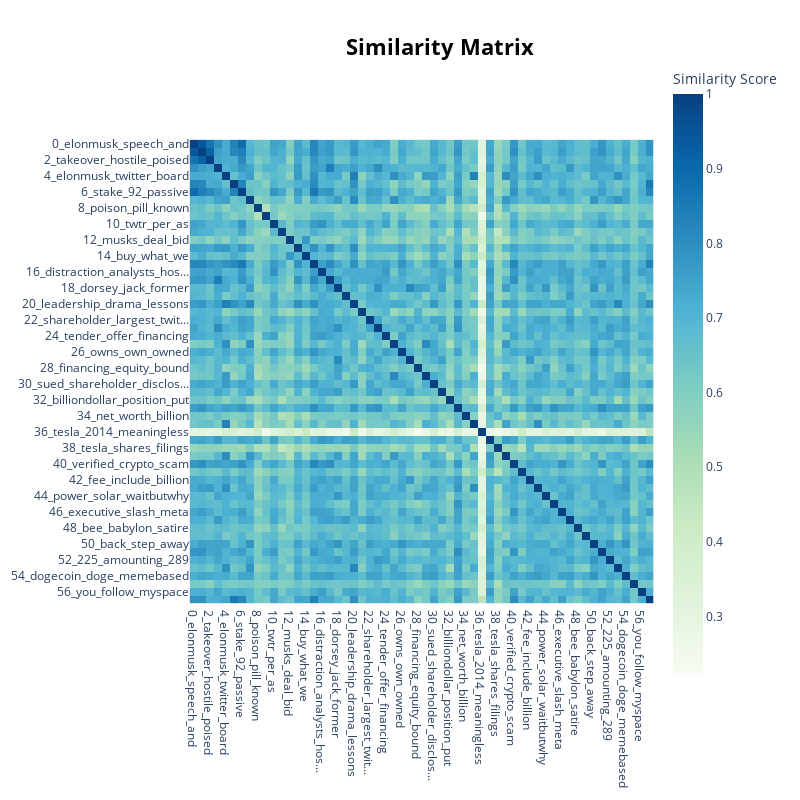

The notebook cell this image was saved under:
### Code cell
model.visualize_heatmap()

### Figure 1 — Plotly figure (JSON) as saved in the notebook; plotly's stock layout.template omitted (floating-point values rounded to 4 significant figures; data arrays with more than 128 entries replaced by an {"elided": "..."} marker saying what was removed)
{"data": [{"coloraxis": "coloraxis", "hovertemplate": "x: %{x}<br>y: %{y}<br>Similarity Score: %{z}<extra></extra>", "name": "0", "type": "heatmap", "x": ["0_elonmusk_speech_and", "1_speech_free_elon", "2_takeover_hostile_poised", "3_billion_buy_offers", "4_elonmusk_twitter_board", "5_musk_elon_for", "6_stake_92_passive", "7_teslaownerssv_tesla_vaibh...", "8_poison_pill_known", "9_trump_donald_differently", "10_twtr_per_as", "11_billym2k_pmarca_ggreenwald", "12_musks_deal_bid", "13_billym2k_yes_waitbutwhy", "14_buy_what_we", "15_hunter_laptop_story", "16_distraction_analysts_hos...", "17_shareholders_board_owns", "18_dorsey_jack_former", "19_elonmusk_420_stake", "20_leadership_drama_lessons", "21_ceo_temporary_expected", "22_shareholder_largest_twit...", "23_liberals_cnns_buying", "24_tender_offer_financing", "25_bond_leftleaning_sealed", "26_owns_own_owned", "27_directors_board_appoint", "28_financing_equity_bound", "29_gates_bill_farmland", "30_sued_shareholder_disclos...", "31_saudi_prince_rejects", "32_billiondollar_position_put", "33_homeless_shelter_into", "34_net_worth_billion", "35_httpstcotealjwlsdp_https...", "36_tesla_2014_meaningless", "37_texas_state_acres", "38_tesla_shares_filings", "39_aoc_hitting_stop", "40_verified_crypto_scam", "41_china_influence_give", "42_fee_include_billion", "43_join_board_joining", "44_power_solar_waitbutwhy", "45_edit_button_an", "46_executive_slash_meta", "47_larry_ellison_oracle", "48_bee_babylon_satire", "49_allowed_as_private", "50_back_step_away", "51_billionaires_heels_pols", "52_225_amounting_289", "53_thoma_bravo_partner", "54_dogecoin_doge_memebased", "55_rogan_joe_superhero", "56_you_follow_myspace", "57_users_casual_slight"], "xaxis": "x", "y": ["0_elonmusk_speech_and", "1_speech_free_elon", "2_takeover_hostile_poised", "3_billion_buy_offers", "4_elonmusk_twitter_board", "5_musk_elon_for", "6_stake_92_passive", "7_teslaownerssv_tesla_vaibh...", "8_poison_pill_known", "9_trump_donald_differently", "10_twtr_per_as", "11_billym2k_pmarca_ggreenwald", "12_musks_deal_bid", "13_billym2k_yes_waitbutwhy", "14_buy_what_we", "15_hunter_laptop_story", "16_distraction_analysts_hos...", "17_shareholders_board_owns", "18_dorsey_jack_former", "19_elonmusk_420_stake", "20_leadership_drama_lessons", "21_ceo_temporary_expected", "22_shareholder_largest_twit...", "23_liberals_cnns_buying", "24_tender_offer_financing", "25_bond_leftleaning_sealed", "26_owns_own_owned", "27_directors_board_appoint", "28_financing_equity_bound", "29_gates_bill_farmland", "30_sued_shareholder_disclos...", "31_saudi_prince_rejects", "32_billiondollar_position_put", "33_homeless_shelter_into", "34_net_worth_billion", "35_httpstcotealjwlsdp_https...", "36_tesla_2014_meaningless", "37_texas_state_acres", "38_tesla_shares_filings", "39_aoc_hitting_stop", "40_verified_crypto_scam", "41_china_influence_give", "42_fee_include_billion", "43_join_board_joining", "44_power_solar_waitbutwhy", "45_edit_button_an", "46_executive_slash_meta", "47_larry_ellison_oracle", "48_bee_babylon_satire", "49_allowed_as_private", "50_back_step_away", "51_billionaires_heels_pols", "52_225_amounting_289", "53_thoma_bravo_partner", "54_dogecoin_doge_memebased", "55_rogan_joe_superhero", "56_you_follow_myspace", "57_users_casual_slight"], "yaxis": "y", "z": {"elided": "58x58 float values"}}], "layout": {"coloraxis": {"colorbar": {"title": {"text": "Similarity Score"}}, "colorscale": [[0, "rgb(247,252,240)"], [0.125, "rgb(224,243,219)"], [0.25, "rgb(204,235,197)"], [0.375, "rgb(168,221,181)"], [0.5, "rgb(123,204,196)"], [0.625, "rgb(78,179,211)"], [0.75, "rgb(43,140,190)"], [0.875, "rgb(8,104,172)"], [1, "rgb(8,64,129)"]]}, "height": 800, "hoverlabel": {"bgcolor": "white", "font": {"family": "Rockwell", "size": 16}}, "legend": {"title": {"text": "Trend"}}, "margin": {"t": 60}, "showlegend": true, "title": {"font": {"color": "Black", "size": 22}, "text": "<b>Similarity Matrix", "x": 0.55, "xanchor": "center", "y": 0.95, "yanchor": "top"}, "width": 800, "xaxis": {"anchor": "y", "constrain": "domain", "domain": [0, 1], "scaleanchor": "y"}, "yaxis": {"anchor": "x", "autorange": "reversed", "constrain": "domain", "domain": [0, 1]}}}
